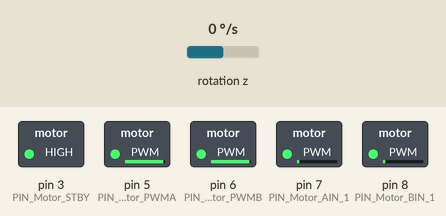
A sketch run on a simulated Arduino Uno, built with avr-gcc and run on an emulated ATmega328P. Shown: switched loads named in the sketch (green lamp = pin HIGH). Inputs (shaded band) come from the test bench; at power-on: rotation z 0 °/s. What the sketch prints to the serial monitor is not drawn.

Above: at 3.2 s.
3.3 s: rotation z set to -192 °/s
At 4.1 s:
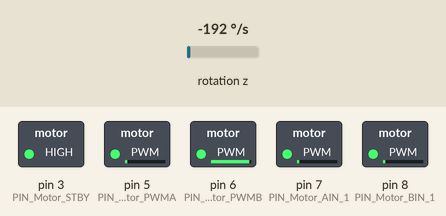
6.3 s: rotation z set to 100 °/s
At 8.3 s:
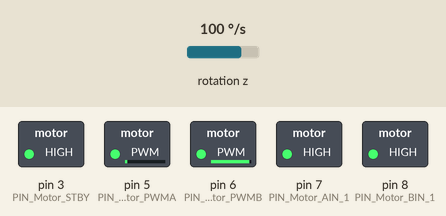
9.3 s: rotation z set to -100 °/s
At 13.2 s:
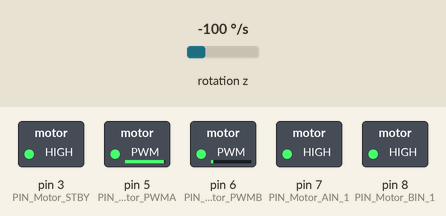
Timing chart, 0 to 37.5 s (numbered marks = the images above; inputs shaded):
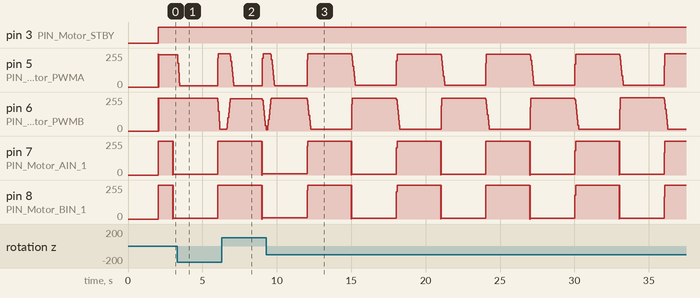

The sketch:

Demo4.ino
```cpp
#include <avr/wdt.h>
#include "DeviceDriverSet_xxx0.h"
#include "ApplicationFunctionSet_xxx0.cpp"

DeviceDriverSet_Motor AppMotor;
Application_xxx Application_ConquerorCarxxx0;
MPU6050_getdata AppMPU6050getdata;
int time1 = 0;
int time2 = 0;
ConquerorCarMotionControl status = Forward;

void setup() {
  Serial.begin(9600);
  AppMotor.DeviceDriverSet_Motor_Init();
  AppMPU6050getdata.MPU6050_dveInit();
  delay(2000);
  AppMPU6050getdata.MPU6050_calibration();


}

void loop() {

  ApplicationFunctionSet_ConquerorCarMotionControl(status /*direction*/, 250 /*speed*/);
  time2 = millis();
  if (3000 < abs(time2 - time1))
  {
    if (status == Forward)
    {
      status = Backward;
    }
    else
    {
      status = Forward;
    }
    time1 = time2;
  }
}
```

ApplicationFunctionSet_xxx0.cpp
```cpp
#include "DeviceDriverSet_xxx0.h"
#include "MPU6050_getdata.h"
extern DeviceDriverSet_Motor AppMotor;
extern MPU6050_getdata AppMPU6050getdata;
/*运动方向控制序列*/
enum ConquerorCarMotionControl
{
  Forward,       //(1)
  Backward,      //(2)
  Left,          //(3)
  Right,         //(4)
  LeftForward,   //(5)
  LeftBackward,  //(6)
  RightForward,  //(7)
  RightBackward, //(8)
  stop_it        //(9)
};               //direction方向:（1）、（2）、 （3）、（4）、（5）、（6）

struct Application_xxx
{
  ConquerorCarMotionControl Motion_Control;
};

extern Application_xxx Application_ConquerorCarxxx0;

static void ApplicationFunctionSet_ConquerorCarLinearMotionControl(ConquerorCarMotionControl direction, uint8_t directionRecord, uint8_t speed, uint8_t Kp, uint8_t UpperLimit)
{
  static float Yaw; //偏航
  static float yaw_So = 0;
  static uint8_t en = 110;
  static unsigned long is_time;
  if (en != directionRecord || millis() - is_time > 10)
  {
    AppMotor.DeviceDriverSet_Motor_control(/*direction_A*/ direction_void, /*speed_A*/ 0,
                                           /*direction_B*/ direction_void, /*speed_B*/ 0, /*controlED*/ control_enable); //Motor control
    AppMPU6050getdata.MPU6050_dveGetEulerAngles(&Yaw);

    is_time = millis();
  }
   if(en != directionRecord )
   {
    en = directionRecord;
    yaw_So = Yaw;
   }

  //加入比例常数Kp
  int R = (Yaw - yaw_So) * Kp + speed;
  if (R > UpperLimit)
  {
    R = UpperLimit;
  }
  else if (R < 10)
  {
    R = 10;
  }
  int L = (yaw_So - Yaw) * Kp + speed;
  if (L > UpperLimit)
  {
    L = UpperLimit;
  }
  else if (L < 10)
  {
    L = 10;
  }
  if (direction == Forward) //前进
  {
    AppMotor.DeviceDriverSet_Motor_control(/*direction_A*/ direction_just, /*speed_A*/ R,
                                           /*direction_B*/ direction_just, /*speed_B*/ L, /*controlED*/ control_enable);
  }
  else if (direction == Backward) //后退
  {
    AppMotor.DeviceDriverSet_Motor_control(/*direction_A*/ direction_back, /*speed_A*/ L,
                                           /*direction_B*/ direction_back, /*speed_B*/ R, /*controlED*/ control_enable);
  }
}

static void ApplicationFunctionSet_ConquerorCarMotionControl(ConquerorCarMotionControl direction, uint8_t is_speed)
{
//  ApplicationFunctionSet Application_FunctionSet;
  static uint8_t directionRecord = 0;
  uint8_t Kp, UpperLimit;
  uint8_t speed = is_speed;
  Kp = 10;
  UpperLimit = 255;
  switch (direction)
  {
  case /* constant-expression */
      Forward:
      ApplicationFunctionSet_ConquerorCarLinearMotionControl(Forward, directionRecord, speed, Kp, UpperLimit);
    directionRecord = 1;
    break;
  case /* constant-expression */ Backward:
    /* code */
      ApplicationFunctionSet_ConquerorCarLinearMotionControl(Backward, directionRecord, speed, Kp, UpperLimit);
    directionRecord = 2;
    break;
  case /* constant-expression */ Left:
    /* code */
    directionRecord = 3;
    AppMotor.DeviceDriverSet_Motor_control(/*direction_A*/ direction_just, /*speed_A*/ speed,
                                           /*direction_B*/ direction_back, /*speed_B*/ speed, /*controlED*/ control_enable); //Motor control
    break;
  case /* constant-expression */ Right:
    /* code */
    directionRecord = 4;
    AppMotor.DeviceDriverSet_Motor_control(/*direction_A*/ direction_back, /*speed_A*/ speed,
                                           /*direction_B*/ direction_just, /*speed_B*/ speed, /*controlED*/ control_enable); //Motor control
    break;
  case /* constant-expression */ LeftForward:
    /* code */
    directionRecord = 5;
    AppMotor.DeviceDriverSet_Motor_control(/*direction_A*/ direction_just, /*speed_A*/ speed,
                                           /*direction_B*/ direction_just, /*speed_B*/ speed / 2, /*controlED*/ control_enable); //Motor control
    break;
  case /* constant-expression */ LeftBackward:
    /* code */
    directionRecord = 6;
    AppMotor.DeviceDriverSet_Motor_control(/*direction_A*/ direction_back, /*speed_A*/ speed,
                                           /*direction_B*/ direction_back, /*speed_B*/ speed / 2, /*controlED*/ control_enable); //Motor control
    break;
  case /* constant-expression */ RightForward:
    /* code */
    directionRecord = 7;
    AppMotor.DeviceDriverSet_Motor_control(/*direction_A*/ direction_just, /*speed_A*/ speed / 2,
                                           /*direction_B*/ direction_just, /*speed_B*/ speed, /*controlED*/ control_enable); //Motor control
    break;
  case /* constant-expression */ RightBackward:
    /* code */
    directionRecord = 8;
    AppMotor.DeviceDriverSet_Motor_control(/*direction_A*/ direction_back, /*speed_A*/ speed / 2,
                                           /*direction_B*/ direction_back, /*speed_B*/ speed, /*controlED*/ control_enable); //Motor control
    break;
  case /* constant-expression */ stop_it:
    /* code */
    directionRecord = 9;
    AppMotor.DeviceDriverSet_Motor_control(/*direction_A*/ direction_void, /*speed_A*/ 0,
                                           /*direction_B*/ direction_void, /*speed_B*/ 0, /*controlED*/ control_enable); //Motor control
    break;
  default:
    directionRecord = 10;
    break;
  }
}
```

MPU6050_getdata.cpp
```cpp
/*
 * @Author: ELEGOO
 * @Date: 2019-10-22 11:59:09
 * @LastEditTime: 2020-06-19 11:57:50
 * @LastEditors: Changhua
 * @Description: conqueror robot tank
 * @FilePath:
 */

#include "I2Cdev.h"
#include "MPU6050.h"
#include "Wire.h"
#include "MPU6050_getdata.h"

#include <stdio.h>
#include <math.h>

MPU6050 accelgyro;
MPU6050_getdata MPU6050Getdata;

// static void MsTimer2_MPU6050getdata(void)
// {
//   sei();
//   int16_t ax, ay, az, gx, gy, gz;
//   accelgyro.getMotion6(&ax, &ay, &az, &gx, &gy, &gz); //读取六轴原始数值
//   float gyroz = -(gz - MPU6050Getdata.gzo) / 131 * 0.005f;
//   MPU6050Getdata.yaw += gyroz;
// }

bool MPU6050_getdata::MPU6050_dveInit(void)
{
  Wire.begin();
  uint8_t chip_id = 0x00;
  uint8_t cout;
  do
  {
    chip_id = accelgyro.getDeviceID();
    Serial.print("MPU6050_chip_id: ");
    Serial.println(chip_id);
    delay(10);
    cout += 1;
    if (cout > 10)
    {
      return true;
    }
  } while (chip_id == 0X00 || chip_id == 0XFF); //确保从机设备在线（强行等待 获取 ID ）
  accelgyro.initialize();
  // unsigned short times = 100; //采样次数
  // for (int i = 0; i < times; i++)
  // {
  //   gz = accelgyro.getRotationZ();
  //   gzo += gz;
  // }
  // gzo /= times; //计算陀螺仪偏移
  return false;
}
bool MPU6050_getdata::MPU6050_calibration(void)
{
  unsigned short times = 100; //采样次数
  for (int i = 0; i < times; i++)
  {
    gz = accelgyro.getRotationZ();
    gzo += gz;
  }
  gzo /= times; //计算陀螺仪偏移

  // gzo = accelgyro.getRotationZ();
  return false;
}
bool MPU6050_getdata::MPU6050_dveGetEulerAngles(float *Yaw)
{
  unsigned long now = millis();   //当前时间(ms)
  dt = (now - lastTime) / 1000.0; //微分时间(s)
  lastTime = now;                 //上一次采样时间(ms)
  gz = accelgyro.getRotationZ();
  float gyroz = -(gz - gzo) / 131.0 * dt; //z轴角速度
  if (fabs(gyroz) < 0.05)
  {
    gyroz = 0.00;
  }
  agz += gyroz; //z轴角速度积分
  *Yaw = agz;
  return false;
}
```

MPU6050_getdata.h
```cpp
/*
 * @Author: ELEGOO
 * @Date: 2019-10-22 11:59:09
 * @LastEditTime: 2020-06-12 17:22:13
 * @LastEditors: Changhua
 * @Description: conqueror robot tank
 * @FilePath:
 */
#ifndef _MPU6050_getdata_H_
#define _MPU6050_getdata_H_
#include <Arduino.h>
class MPU6050_getdata
{
public:
  bool MPU6050_dveInit(void);
  bool MPU6050_calibration(void);
  bool MPU6050_dveGetEulerAngles(float *Yaw);

public:
  //int16_t ax, ay, az, gx, gy, gz;
  int16_t gz;
  //float pith, roll, yaw;
  unsigned long now, lastTime = 0;
  float dt;      //微分时间
  float agz = 0; //角度变量
  long gzo = 0;  //陀螺仪偏移量
};

extern MPU6050_getdata MPU6050Getdata;
#endif
```

DeviceDriverSet_xxx0.cpp
```cpp
#include "DeviceDriverSet_xxx0.h"

/*Motor control*/
void DeviceDriverSet_Motor::DeviceDriverSet_Motor_Init(void)
{
  pinMode(PIN_Motor_PWMA, OUTPUT);
  pinMode(PIN_Motor_PWMB, OUTPUT);
  pinMode(PIN_Motor_AIN_1, OUTPUT);
  pinMode(PIN_Motor_BIN_1, OUTPUT);
  pinMode(PIN_Motor_STBY, OUTPUT);
}


void DeviceDriverSet_Motor::DeviceDriverSet_Motor_control(boolean direction_A, uint8_t speed_A, //A组电机参数
                                                          boolean direction_B, uint8_t speed_B, //B组电机参数
                                                          boolean controlED                     //AB使能允许 true
                                                          )                                     //电机控制
{

  if (controlED == control_enable) //使能允许？
  {
    digitalWrite(PIN_Motor_STBY, HIGH);
    { //A...Right

      switch (direction_A) //方向控制
      {
      case direction_just:
        digitalWrite(PIN_Motor_AIN_1, HIGH);
        analogWrite(PIN_Motor_PWMA, speed_A);
        break;
      case direction_back:

        digitalWrite(PIN_Motor_AIN_1, LOW);
        analogWrite(PIN_Motor_PWMA, speed_A);
        break;
      case direction_void:
        analogWrite(PIN_Motor_PWMA, 0);
        digitalWrite(PIN_Motor_STBY, LOW);
        break;
      default:
        analogWrite(PIN_Motor_PWMA, 0);
        digitalWrite(PIN_Motor_STBY, LOW);
        break;
      }
    }

    { //B...Left
      switch (direction_B)
      {
      case direction_just:
        digitalWrite(PIN_Motor_BIN_1, HIGH);

        analogWrite(PIN_Motor_PWMB, speed_B);
        break;
      case direction_back:
        digitalWrite(PIN_Motor_BIN_1, LOW);
        analogWrite(PIN_Motor_PWMB, speed_B);
        break;
      case direction_void:
        analogWrite(PIN_Motor_PWMB, 0);
        digitalWrite(PIN_Motor_STBY, LOW);
        break;
      default:
        analogWrite(PIN_Motor_PWMB, 0);
        digitalWrite(PIN_Motor_STBY, LOW);
        break;
      }
    }
  }
  else
  {
    digitalWrite(PIN_Motor_STBY, LOW);
    return;
  }
}
```

DeviceDriverSet_xxx0.h
```cpp
#ifndef _DeviceDriverSet_xxx0_H_
#define _DeviceDriverSet_xxx0_H_

#include <arduino.h>

/*Motor*/
class DeviceDriverSet_Motor
{
public:
  void DeviceDriverSet_Motor_Init(void);
#if _Test_DeviceDriverSet
  void DeviceDriverSet_Motor_Test(void);
#endif
  void DeviceDriverSet_Motor_control(boolean direction_A, uint8_t speed_A, //A组电机参数
                                     boolean direction_B, uint8_t speed_B, //B组电机参数
                                     boolean controlED                     //AB使能允许 true
  );                                                                       //电机控制
private:

#define PIN_Motor_PWMA 5
#define PIN_Motor_PWMB 6
#define PIN_Motor_BIN_1 8
#define PIN_Motor_AIN_1 7
#define PIN_Motor_STBY 3

public:
#define speed_Max 255
#define direction_just true
#define direction_back false
#define direction_void 3

#define Duration_enable true
#define Duration_disable false
#define control_enable true
#define control_disable false
};

#endif
```

Measured:
- after the input at 3.3 s, pin 5 (PIN_Motor_PWMA): 243/255 → 10/255 after 0.06 s, → 248/255 2.7 s later; pin 6 (PIN_Motor_PWMB): 244/255 → 15/255 after 2.7 s
